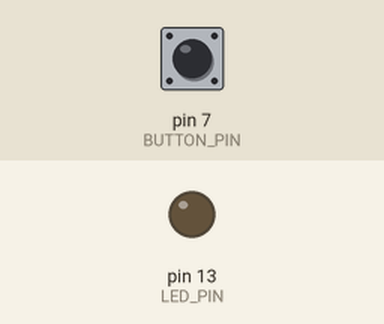
Simulated run of this sketch. Board: Arduino Uno, built with avr-gcc and run on an emulated ATmega328P. On the bench: output pins drawn as LEDs (lit = HIGH). The test bench sets the inputs (shaded band); at power-on: pin 7 (BUTTON_PIN) LOW.

Above: at 1.2 s.
1.3 s: pin 7 (BUTTON_PIN) pulled HIGH for 0.15 s
At 2.2 s:
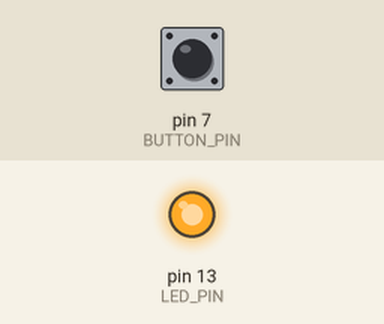
2.9 s: pin 7 (BUTTON_PIN) pulled HIGH for 1 s
At 3.4 s:
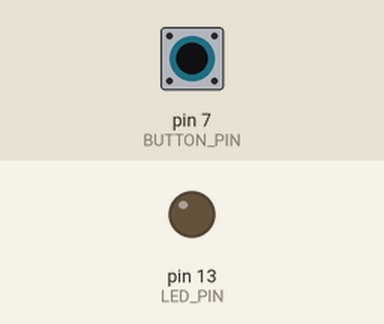
5.4 s: pin 7 (BUTTON_PIN) pulled HIGH for 3.2 s
At 6.5 s:
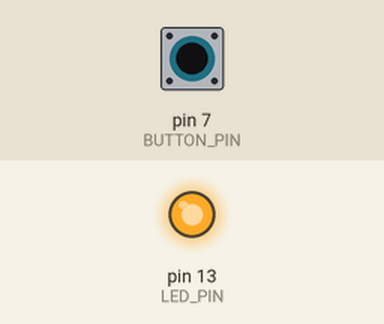
Timing chart, 0 to 8.4 s (numbered marks = the images above; inputs shaded):
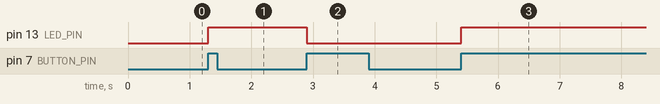

Measured:
- after the input at 1.3 s, pin 13 (LED_PIN): LOW → HIGH at once
- after the input at 2.9 s, pin 13 (LED_PIN): HIGH → LOW at once
- after the input at 5.4 s, pin 13 (LED_PIN): LOW → HIGH at once

The sketch:

MoreReliableSwitch.ino
```cpp
const unsigned int BUTTON_PIN = 7;
const unsigned int LED_PIN    = 13;

void setup() {
  pinMode(LED_PIN, OUTPUT);
  pinMode(BUTTON_PIN, INPUT);
}

int old_button_state = LOW;
int led_state = LOW;

void loop() {
  const int CURRENT_BUTTON_STATE = digitalRead(BUTTON_PIN);
  if (CURRENT_BUTTON_STATE != old_button_state &&
      CURRENT_BUTTON_STATE == HIGH)
  {
    led_state = (led_state == LOW) ? HIGH : LOW;
    digitalWrite(LED_PIN, led_state);
  }
  old_button_state = CURRENT_BUTTON_STATE;
}
```
